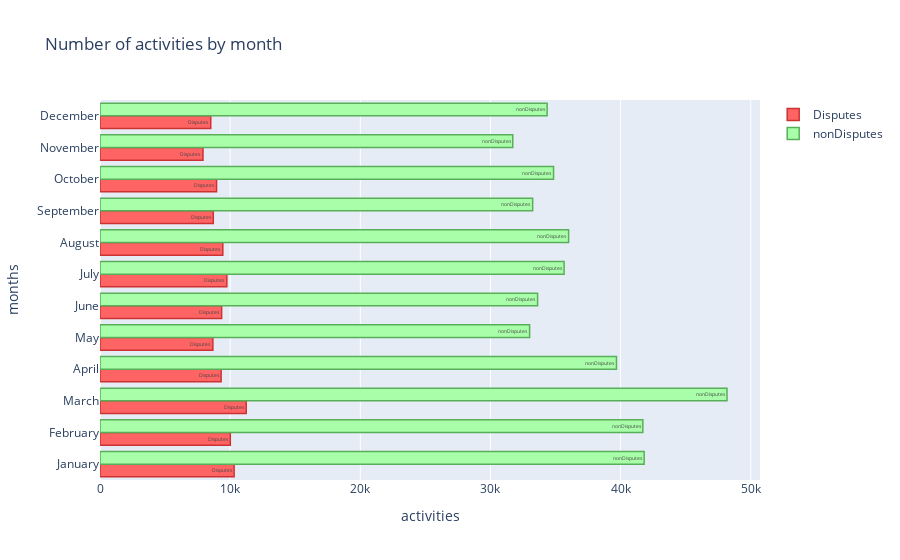

Notebook cell for this chart:
### Code cell
disputes_chart = go.Bar(
    y=months,
    x=disputes_bymonth,
    orientation='h',
    name='Disputes',
    text='Disputes',
    marker=dict(
        color='#FF6464',
    line=dict(
        color='#CD3232',
        width=1.5
    ))
)

ndisputes_chart = go.Bar(
    y=months,
    x=ndisputes_bymonth,
    orientation='h',
    name='nonDisputes',
    text='nonDisputes',
    marker=dict(
        color='#A9FFA9',
    line=dict(
        color='#59AF59',
        width=1.5
    ))
)
data=[disputes_chart,ndisputes_chart]
layout = dict(title = 'Number of activities by month',
              xaxis = dict(title = 'activities'),
              yaxis = dict(title = 'months')
             )
fig = dict(data=data,layout=layout)


iplot(fig, filename='basic-area-no-bound')

### Figure 1 — Plotly figure (JSON) as saved in the notebook; plotly's stock layout.template omitted (floating-point values rounded to 4 significant figures)
{"data": [{"marker": {"color": "#FF6464", "line": {"color": "#CD3232", "width": 1.5}}, "name": "Disputes", "orientation": "h", "text": "Disputes", "type": "bar", "x": [10304, 10011, 11234, 9305, 8672, 9346, 9745, 9435, 8705, 8956, 7912, 8509], "y": ["January", "February", "March", "April", "May", "June", "July", "August", "September", "October", "November", "December"]}, {"marker": {"color": "#A9FFA9", "line": {"color": "#59AF59", "width": 1.5}}, "name": "nonDisputes", "orientation": "h", "text": "nonDisputes", "type": "bar", "x": [41809, 41708, 48175, 39681, 33008, 33621, 35658, 36004, 33243, 34848, 31714, 34354], "y": ["January", "February", "March", "April", "May", "June", "July", "August", "September", "October", "November", "December"]}], "layout": {"title": {"text": "Number of activities by month"}, "xaxis": {"title": {"text": "activities"}}, "yaxis": {"title": {"text": "months"}}}}
